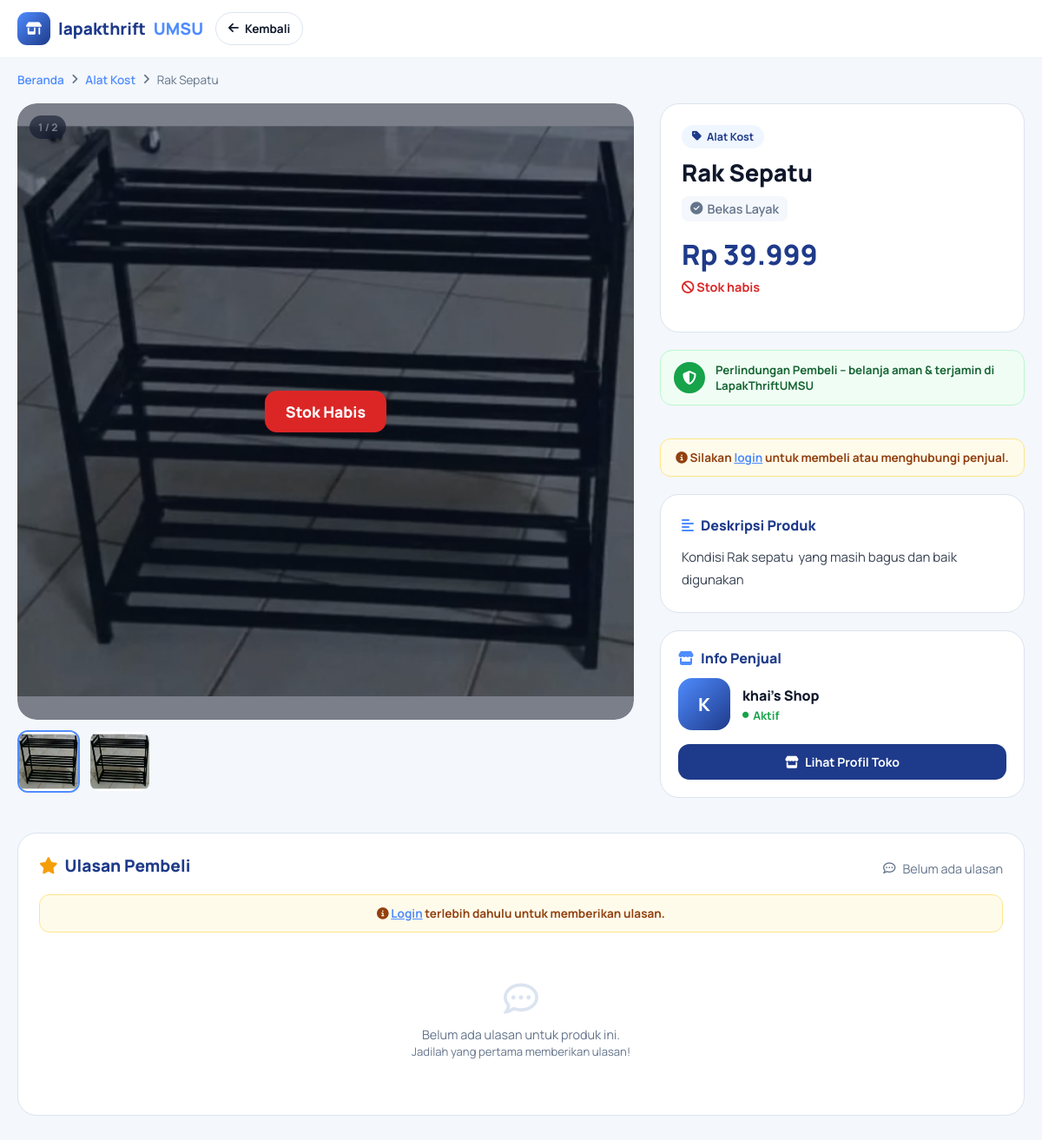
Screenshot of /detail_produk.php?id=1 with the database file from the repository.
### tables this page shows
CREATE TABLE `produk` (
  `id` int(11) NOT NULL,
  `seller_id` int(11) NOT NULL,
  `kategori_id` int(11) NOT NULL,
  `nama_produk` varchar(200) NOT NULL,
  `deskripsi` text DEFAULT NULL,
  `harga` decimal(12,0) NOT NULL,
  `stok` int(11) DEFAULT 1,
  `kondisi` enum('Bekas Layak','Bekas Baik','Hampir Baru','Baru') DEFAULT 'Bekas Baik',
  `ukuran` varchar(20) DEFAULT NULL,
  `foto_utama` varchar(255) DEFAULT NULL,
  `status` enum('tersedia','terjual','dihapus') DEFAULT 'tersedia',
  `views` int(11) DEFAULT 0,
  `created_at` datetime DEFAULT current_timestamp(),
  `updated_at` datetime DEFAULT current_timestamp() ON UPDATE current_timestamp(),
  `is_approved` tinyint(1) DEFAULT 0,
  `lokasi_cod` varchar(100) DEFAULT NULL,
  `metode_transaksi` varchar(50) DEFAULT NULL,
  `kategori` varchar(50) DEFAULT 'Lainnya'
);

CREATE TABLE `kategori` (
  `id` int(11) NOT NULL,
  `nama` varchar(100) NOT NULL
);

CREATE TABLE `seller_profiles` (
  `id` int(11) NOT NULL,
  `user_id` int(11) NOT NULL,
  `nama_toko` varchar(150) NOT NULL,
  `deskripsi` text DEFAULT NULL,
  `foto_toko` varchar(255) DEFAULT NULL,
  `kota` varchar(100) DEFAULT NULL,
  `rating` decimal(2,1) DEFAULT 0.0,
  `total_terjual` int(11) DEFAULT 0,
  `created_at` datetime DEFAULT current_timestamp()
);

### detail_produk.php (the view, shortened to what this page needs)
<?php
$isLoggedIn = isset($_SESSION['user_id']);
$userId     = $isLoggedIn ? (int)$_SESSION['user_id']   : 0;
$produkId = (int)($_GET['id'] ?? 0);
$db = getDB();
$stmt = $db->prepare("
    SELECT p.*, k.nama AS kategori_nama,
           u.nama AS seller_nama, u.no_hp AS seller_hp, u.id_users AS seller_id,
           sp.nama_toko, sp.foto_toko, sp.rating AS toko_rating, sp.total_terjual,
           sp.deskripsi AS toko_deskripsi
    FROM produk p
    JOIN users u    ON u.id_users = p.seller_id
    JOIN kategori k ON k.id = p.kategori_id
    LEFT JOIN seller_profiles sp ON sp.user_id = p.seller_id
    WHERE p.id = :id AND p.status != 'dihapus'
");
$stmt->execute([':id' => $produkId]);
$produk = $stmt->fetch();
$db->prepare("UPDATE produk SET views = views + 1 WHERE id = :id")->execute([':id' => $produkId]);
$fotoStmt = $db->prepare("SELECT url_foto FROM foto_produk WHERE produk_id = :id ORDER BY urutan ASC");
$fotoStmt->execute([':id' => $produkId]);
$fotoList = $fotoStmt->fetchAll(PDO::FETCH_COLUMN);
$ulasanStmt = $db->prepare("
    SELECT ul.rating, ul.komentar, ul.created_at, u.nama AS reviewer, u.foto_profil
    FROM ulasan ul
    JOIN users u ON u.id_users = ul.user_id
    WHERE ul.produk_id = :id
    ORDER BY ul.created_at DESC
    LIMIT 20
");
$ulasanStmt->execute([':id' => $produkId]);
$ulasanList = $ulasanStmt->fetchAll();
$ratingStats = $db->prepare("
    SELECT
        AVG(rating) AS avg_rating,
        COUNT(*) AS total_ulasan,
        SUM(rating=5) AS r5, SUM(rating=4) AS r4,
        SUM(rating=3) AS r3, SUM(rating=2) AS r2, SUM(rating=1) AS r1
    FROM ulasan WHERE produk_id = :id
");
$ratingStats->execute([':id' => $produkId]);
$rs = $ratingStats->fetch();
$avgRating   = round((float)($rs['avg_rating'] ?? 0), 1);
$totalUlasan = (int)($rs['total_ulasan'] ?? 0);
$sudahReview = false;
function fotoUrl($path) {
    $path = trim($path ?? '');
    if (!$path) {
        return 'https://images.unsplash.com/photo-1515886657613-9f3515b0c78f?q=80&w=800&auto=format&fit=crop';
    }
    return ltrim($path, '/');
}
$fotoUtama = fotoUrl($produk['foto_utama']);
$allFoto   = array_merge([$fotoUtama], array_map('fotoUrl', $fotoList));
function formatWaNumber($hp) {
    $hp = preg_replace('/[^0-9]/', '', $hp ?? '');
    if (str_starts_with($hp, '0')) return '62' . substr($hp, 1);
    return $hp;
}
$sellerHpWa = formatWaNumber($produk['seller_hp']);
$isSeller = $isLoggedIn && ($userId === (int)$produk['seller_id']);
?>
<!DOCTYPE html>
<html lang="id">
<head>
<link rel="stylesheet" href="https://cdnjs.cloudflare.com/ajax/libs/font-awesome/6.5.0/css/all.min.css"/>
</head>
<body>
<nav>
  <div class="nav-inner">
    <a href="userafterlogin.php" class="logo">
      <div class="icon"><i class="fa-solid fa-shop"></i></div>
      lapakthrift<span>UMSU</span>
    </a>
    <a class="back-btn" href="userafterlogin.php"><i class="fa-solid fa-arrow-left"></i> Kembali</a>
  </div>
</nav>
<div class="breadcrumb">
  <a href="userafterlogin.php">Beranda</a>
  <i class="fa-solid fa-angle-right"></i>
  <a href="userafterlogin.php?category=<?= urlencode($produk['kategori_nama']) ?>"><?= htmlspecialchars($produk['kategori_nama']) ?></a>
  <i class="fa-solid fa-angle-right"></i>
  <span><?= htmlspecialchars(mb_strimwidth($produk['nama_produk'], 0, 40, '...')) ?></span>
</div>
<div class="wrap">
  <div class="detail-grid">
    <div class="gallery">
      <div class="main-img" id="mainImgWrap">
        <span class="img-badge" id="imgBadge">1 / <?= count($allFoto) ?></span>
        <?php if ($produk['stok'] <= 0): ?>
        <div class="img-sold"><span>Stok Habis</span></div>
        <?php endif; ?>
      </div>
      <?php if (count($allFoto) > 1): ?>
      <div class="thumb-row">
        <?php foreach ($allFoto as $i => $foto): ?>
        <div class="thumb <?= $i===0?'active':'' ?>"
             onclick="changePhoto(<?=$i?>, '<?= htmlspecialchars($foto) ?>')">
          <img src="<?= htmlspecialchars($foto) ?>"
               alt="foto <?= $i+1 ?>"
               onerror="this.src='https://images.unsplash.com/photo-1515886657613-9f3515b0c78f?q=80&w=200&auto=format&fit=crop'"/>
        </div>
        <?php endforeach; ?>
      </div>
      <?php endif; ?>
    </div>
    <div class="detail-panel">
      <div class="info-card">
        <div class="cat-badge"><i class="fa-solid fa-tag"></i> <?= htmlspecialchars($produk['kategori_nama']) ?></div>
        <h1 class="prod-name"><?= htmlspecialchars($produk['nama_produk']) ?></h1>
        <div class="prod-meta">
          <?php if ($produk['kondisi']): ?>
          <span class="meta-tag"><i class="fa-solid fa-circle-check"></i> <?= htmlspecialchars($produk['kondisi']) ?></span>
          <?php endif; ?>
        </div>
        <div class="prod-price">Rp <?= number_format($produk['harga'], 0, ',', '.') ?></div>
        <div class="prod-stock <?= $produk['stok'] > 0 ? 'in-stock' : 'out-stock' ?>">
          <i class="fa-solid <?= $produk['stok'] > 0 ? 'fa-box-open' : 'fa-ban' ?>"></i>
          <?= $produk['stok'] > 0 ? 'Stok tersedia · ' . $produk['stok'] . ' unit' : 'Stok habis' ?>
        </div>
      </div>
      <div class="buyer-prot">
        <div class="bp-icon"><i class="fa-solid fa-shield-halved"></i></div>
        <div class="bp-text">Perlindungan Pembeli – belanja aman & terjamin di LapakThriftUMSU</div>
      </div>
      <?php if (!$isLoggedIn): ?>
      <div class="login-notice">
        <i class="fa-solid fa-circle-info"></i>
        Silakan <a href="login.html">login</a> untuk membeli atau menghubungi penjual.
      </div>
      <?php elseif ($isSeller): ?>
      <div class="login-notice" style="background:#eff6ff;border-color:#bfdbfe;color:#1e3a8a;">
        <i class="fa-solid fa-store"></i> Ini adalah produk milik toko Anda.
      </div>
      <?php endif; ?>
      <div class="desc-card">
        <div class="card-title">
          <i class="fa-solid fa-align-left" style="color:var(--primary);"></i> Deskripsi Produk
        </div>
        <div class="desc-text"><?= nl2br(htmlspecialchars($produk['deskripsi'] ?: 'Tidak ada deskripsi.')) ?></div>
      </div>
      <div class="seller-card">
        <div class="card-title">
          <i class="fa-solid fa-store" style="color:var(--primary);"></i> Info Penjual
        </div>
        <div class="seller-top">
          <?php $fotoToko = fotoUrl($produk['foto_toko']); ?>
          <?php if ($produk['foto_toko']): ?>
          <img class="seller-ava"
               src="<?= htmlspecialchars($fotoToko) ?>"
               alt="toko"
               onerror="this.style.display='none';this.nextElementSibling.style.display='flex'"/>
          <div class="seller-ava-ph" style="display:none">
            <?= strtoupper(substr($produk['nama_toko'] ?: $produk['seller_nama'], 0, 1)) ?>
          </div>
          <?php else: ?>
          <div class="seller-ava-ph">
            <?= strtoupper(substr($produk['nama_toko'] ?: $produk['seller_nama'], 0, 1)) ?>
          </div>
          <?php endif; ?>
          <div class="seller-info">
            <div class="s-name"><?= htmlspecialchars($produk['nama_toko'] ?: $produk['seller_nama']) ?></div>
            <div class="s-status">
              <i class="fa-solid fa-circle" style="font-size:.45rem;"></i> Aktif
            </div>
          </div>
        </div>
        <div class="seller-btns">
          <?php if ($isLoggedIn && !$isSeller): ?>
          <div class="seller-btns-row">
            <?php if ($sellerHpWa): ?>
            <a class="btn-wa"
               href="https://wa.me/<?= $sellerHpWa ?>?text=<?= urlencode('Halo, saya tertarik dengan produk: ' . $produk['nama_produk'] . ' – ' . 'Rp ' . number_format($produk['harga'],0,',','.')) ?>"
               target="_blank" rel="noopener"
               title="WhatsApp penjual: <?= htmlspecialchars($produk['seller_hp'] ?? '') ?>">
              <i class="fa-brands fa-whatsapp"></i> WA Penjual
            </a>
            <?php else: ?>
            <span class="btn-wa-disabled" title="Nomor WA penjual tidak tersedia">
              <i class="fa-brands fa-whatsapp"></i> WA N/A
            </span>
            <?php endif; ?>
            <button class="btn-chat" onclick="chatPenjual()" title="Chat via LapakThrift">
              <i class="fa-solid fa-comments"></i> Chat
            </button>
          </div>
          <div class="seller-btns-row">
            <a class="btn-profil" href="seller_profil.php?id=<?= (int)$produk['seller_id'] ?>">
              <i class="fa-solid fa-store"></i> Lihat Profil Toko
            </a>
          </div>
          <?php else: ?>
          <div class="seller-btns-row">
            <a class="btn-profil" href="seller_profil.php?id=<?= (int)$produk['seller_id'] ?>">
              <i class="fa-solid fa-store"></i> Lihat Profil Toko
            </a>
          </div>
          <?php endif; ?>
        </div>
      </div>
    </div>
    <div class="review-section">
      <div class="info-card">
        <div class="review-header">
          <div class="card-title" style="font-size:1.2rem;margin-bottom:0;">
            <i class="fa-solid fa-star" style="color:#f59e0b;"></i> Ulasan Pembeli
          </div>
          <div class="rating-summary">
            <?php if ($totalUlasan > 0): ?>
            <div class="rating-big">
              <div class="rating-number"><?= $avgRating ?></div>
              <div class="rating-stars">
                <?= str_repeat('<i class="fa-solid fa-star"></i>', (int)$avgRating) ?>
                <?= ($avgRating - (int)$avgRating >= 0.5) ? '<i class="fa-solid fa-star-half-stroke"></i>' : '' ?>
                <?= str_repeat('<i class="fa-regular fa-star"></i>', max(0, 5 - (int)$avgRating - (($avgRating - (int)$avgRating >= 0.5)?1:0))) ?>
              </div>
              <div class="rating-count"><?= $totalUlasan ?> ulasan</div>
            </div>
            <div class="bar-stack">
              <?php
                $total = max($totalUlasan, 1);
                foreach ([5,4,3,2,1] as $bintang) {
                    $key = 'r'.$bintang;
                    $cnt = (int)($rs[$key] ?? 0);
                    $pct = round(($cnt / $total) * 100);
                    echo "<div class='bar-row'>
                            <span style='min-width:10px'>$bintang</span>
                            <i class='fa-solid fa-star' style='color:#f59e0b;font-size:.7rem;'></i>
                            <div class='bar-track'><div class='bar-fill' style='width:{$pct}%'></div></div>
                            <span style='min-width:32px;text-align:right'>$cnt</span>
                          </div>";
                }
              ?>
            </div>
            <?php else: ?>
            <div style="color:var(--muted);font-size:.9rem;display:flex;align-items:center;gap:8px;">
              <i class="fa-regular fa-comment-dots"></i> Belum ada ulasan
            </div>
            <?php endif; ?>
          </div>
        </div>
        <?php if ($isLoggedIn && !$isSeller && !$sudahReview): ?>
        <div class="review-form" id="reviewForm" style="margin-top:24px;">
          <div class="review-form-title">
            <i class="fa-solid fa-pen-to-square" style="color:var(--primary);"></i>
            Tulis Ulasan Kamu
          </div>
          <p class="review-form-sub">Bagikan pengalaman kamu – rating & komentar membantu pembeli lain</p>
          <div class="star-picker" id="starPicker">
            <i class="fa-regular fa-star" data-val="1" title="1 – Sangat Buruk"></i>
            <i class="fa-regular fa-star" data-val="2" title="2 – Buruk"></i>
            <i class="fa-regular fa-star" data-val="3" title="3 – Cukup"></i>
            <i class="fa-regular fa-star" data-val="4" title="4 – Bagus"></i>
            <i class="fa-regular fa-star" data-val="5" title="5 – Sangat Bagus"></i>
          </div>
          <div class="star-label" id="starLabel">Tap bintang untuk memberi rating</div>
          <textarea class="review-input" id="reviewText"
                    placeholder="Ceritakan kondisi barang, pengalaman transaksi, atau kesan kamu..."
                    maxlength="500"
                    oninput="updateChar()"></textarea>
          <div class="review-char" id="charCount">0 / 500</div>
          <button class="btn-submit-review" id="btnSubmitReview" onclick="submitReview()">
            <i class="fa-solid fa-paper-plane"></i> Kirim Ulasan
          </button>
        </div>
        <?php elseif ($isLoggedIn && $sudahReview): ?>
        <div class="login-notice" style="background:#f0fdf4;border-color:#bbf7d0;color:#166534;margin-top:20px;margin-bottom:0;">
          <i class="fa-solid fa-circle-check"></i> Kamu sudah memberikan ulasan untuk produk ini. Terima kasih!
        </div>
        <?php elseif ($isLoggedIn && $isSeller): ?>
        <?php else: ?>
        <div class="login-notice" style="margin-top:20px;margin-bottom:0;">
          <i class="fa-solid fa-circle-info"></i>
          <a href="login.html">Login</a> terlebih dahulu untuk memberikan ulasan.
        </div>
        <?php endif; ?>
        <?php if ($ulasanList): ?>
        <div class="review-list" style="margin-top:24px;">
          <?php foreach ($ulasanList as $ul): ?>
          <div class="review-card">
            <div class="rc-top">
              <?php if (!empty($ul['foto_profil']) && $ul['foto_profil'] !== 'default.jpg'): ?>
              <img class="rc-ava"
                   src="uploads/<?= htmlspecialchars($ul['foto_profil']) ?>"
                   alt="<?= htmlspecialchars($ul['reviewer']) ?>"
                   onerror="this.style.display='none';this.nextElementSibling.style.display='flex'"/>
              <div class="rc-ava-ph" style="display:none"><?= strtoupper(substr($ul['reviewer'],0,1)) ?></div>
              <?php else: ?>
              <div class="rc-ava-ph"><?= strtoupper(substr($ul['reviewer'],0,1)) ?></div>
              <?php endif; ?>
              <div>
                <div class="rc-name"><?= htmlspecialchars($ul['reviewer']) ?></div>
                <div class="rc-date"><?= date('d M Y', strtotime($ul['created_at'])) ?></div>
              </div>
            </div>
            <div class="rc-stars">
              <?= str_repeat('<i class="fa-solid fa-star"></i>', (int)$ul['rating']) ?>
              <?= str_repeat('<i class="fa-regular fa-star"></i>', 5-(int)$ul['rating']) ?>
            </div>
            <?php if (!empty(trim($ul['komentar']))): ?>
            <div class="rc-text"><?= nl2br(htmlspecialchars($ul['komentar'])) ?></div>
            <?php else: ?>
            <div class="rc-text" style="color:var(--muted);font-style:italic;">Tidak ada komentar.</div>
            <?php endif; ?>
          </div>
          <?php endforeach; ?>
        </div>
        <?php else: ?>
        <div class="no-review" style="margin-top:16px;">
          <i class="fa-regular fa-comment-dots" style="font-size:2.5rem;display:block;margin-bottom:12px;color:var(--border);"></i>
          Belum ada ulasan untuk produk ini.<br>
          <span style="font-size:.82rem;">Jadilah yang pertama memberikan ulasan!</span>
        </div>
        <?php endif; ?>
      </div>
    </div>
  </div>
</div>
</body>
</html>

### rows the page displays
produk: kategori.nama "Alat Kost", nama_produk "Rak Sepatu", foto_utama "2", foto_utama (picture), kondisi "Bekas Layak", harga "39.999", deskripsi "Kondisi Rak sepatu yang masih bagus dan baik digunakan", seller_profiles.nama_toko "K", seller_profiles.nama_toko "khai's Shop"
